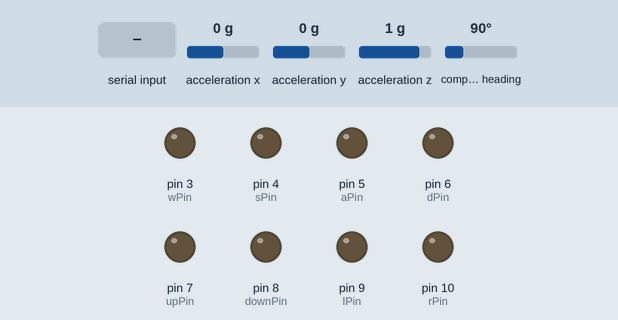
This sketch was run on a simulated Arduino Uno, built with avr-gcc and run on an emulated ATmega328P. Shown: output pins drawn as LEDs (lit = HIGH). The test bench sets the inputs (shaded band); at power-on: acceleration x 0 g, acceleration y 0 g, acceleration z 1 g, compass heading 90°. What the sketch prints to the serial monitor is not drawn.

Above: at 2.2 s.
2.3 s: "w" received over Serial
At 2.6 s:
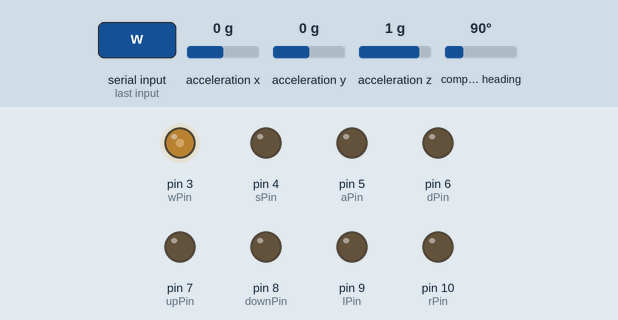
3.8 s: byte 101 ('e') received over Serial
At 4.8 s:
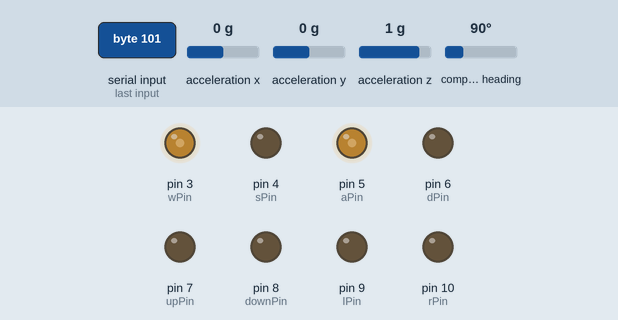
5.3 s: "c" received over Serial
At 5.9 s:
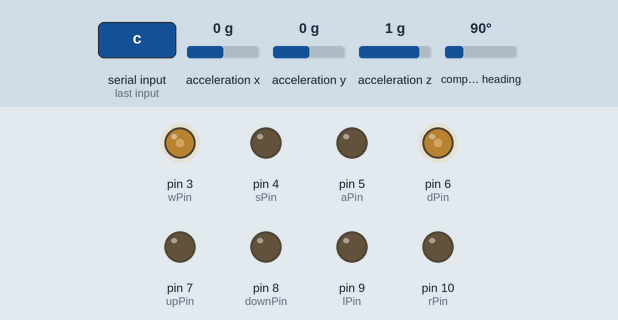
6.8 s: "a" received over Serial
At 8.0 s:
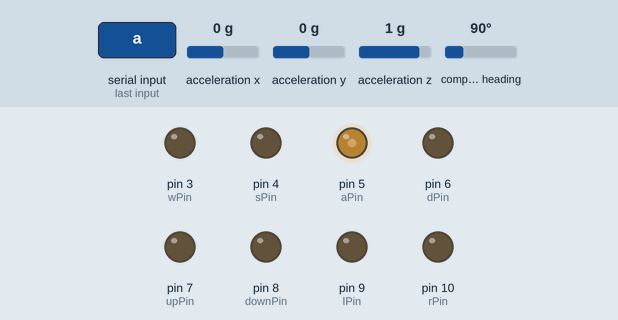
8.3 s: "d" received over Serial
At 9.5 s:
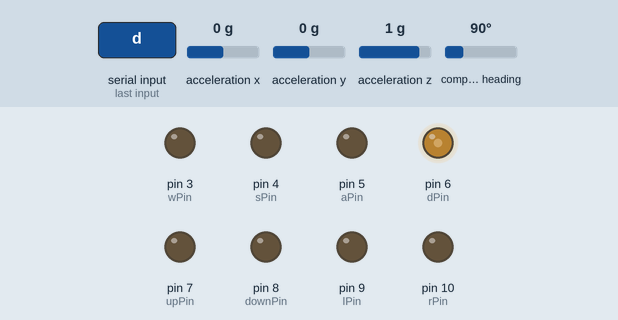
9.8 s: "l" received over Serial
At 10.7 s:
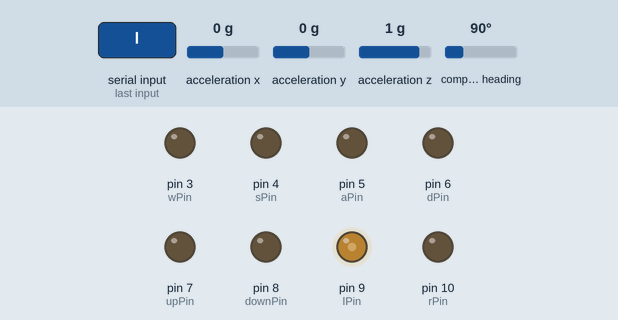
Timing chart, 0 to 12.3 s (numbered marks = the images above; inputs shaded):
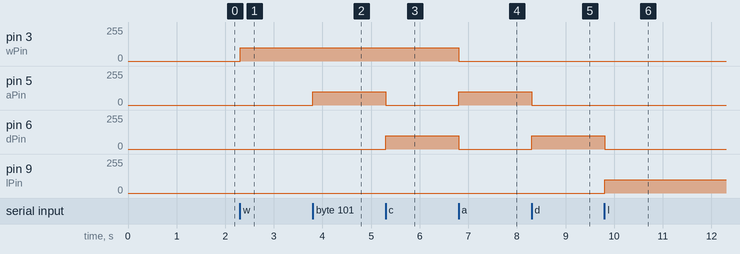

The sketch:

arduino_2_together_vibration_20241204_2.ino
```cpp
#include <Wire.h>
#include <Adafruit_Sensor.h>
#include <Adafruit_BNO055.h>
#include <utility/imumaths.h>

// Initialize two IMUs with different I2C addresses
Adafruit_BNO055 imu1 = Adafruit_BNO055(55, 0x28); // IMU1 address 0x28
Adafruit_BNO055 imu2 = Adafruit_BNO055(56, 0x29); // IMU2 address 0x29

const int wPin = 3;
const int sPin = 4;
const int aPin = 5;
const int dPin = 6;

const int upPin = 7;
const int downPin = 8;
const int lPin = 9;
const int rPin = 10;

unsigned long previousMillis = 0; // Last switch time
const unsigned long interval = 500; // Vibration switch interval (milliseconds)
int currentPin = wPin; // Currently vibrating pin
bool vibrationActive = false; // Vibration active flag

// Define state machine states
enum State { IDLE, CLOCKWISE, COUNTERCLOCKWISE };
State currentState = IDLE; // Initialize to IDLE state

void setup(void)
{
  Serial.begin(115200); // Set serial baud rate to 115200
  while (!Serial);
  Serial.println("Initializing dual IMU posture sensors...");

  // Initialize IMU1
  if (!imu1.begin())
  {
    Serial.println("Unable to initialize IMU1! Check connections and I2C address.");
    while (1);
  }

  // Initialize IMU2
  if (!imu2.begin())
  {
    Serial.println("Unable to initialize IMU2! Check connections and I2C address.");
    while (1);
  }

  delay(1000);

  // Use external crystal for better accuracy
  imu1.setExtCrystalUse(true);
  imu2.setExtCrystalUse(true);

  Serial.println("Starting to output posture data...");
  pinMode(wPin, OUTPUT);
  pinMode(sPin, OUTPUT);
  pinMode(aPin, OUTPUT);
  pinMode(dPin, OUTPUT);

  pinMode(upPin, OUTPUT);
  pinMode(downPin, OUTPUT);
  pinMode(lPin, OUTPUT);
  pinMode(rPin, OUTPUT);
}

void loop(void)
{
  // Get sensor events from IMU1 and IMU2
  sensors_event_t event1;
  imu1.getEvent(&event1);
  sensors_event_t event2;
  imu2.getEvent(&event2);

  // Extract and print Euler angles
  float yaw1 = event1.orientation.x;
  float pitch1 = event1.orientation.y;
  float roll1 = event1.orientation.z;
  float yaw2 = event2.orientation.x;
  float pitch2 = event2.orientation.y;
  float roll2 = event2.orientation.z;

  Serial.print(yaw1, 4);
  Serial.print(",");
  Serial.print(pitch1, 4);
  Serial.print(",");
  Serial.print(roll1, 4);
  Serial.print(",");
  Serial.print(yaw2, 4);
  Serial.print(",");
  Serial.print(pitch2, 4);
  Serial.print(",");
  Serial.println(roll2, 4);

  if (Serial.available() > 0)
  {
    char command = Serial.read(); // Read a character as a command
    switch (command)
    {
      case 'w':
      case 's':
      case 'a':
      case 'd':
      case 'u':
      case 'x':
      case 'l':
      case 'r':
      case 'n':
        deactivateAllVibrators(); // Stop all vibrators when executing other commands
        vibrationActive = false;
        currentState = IDLE; // Switch to IDLE state
        executeSingleVibration(command); // Activate single vibrator based on command
        break;

      case 'c': // Clockwise rotation vibration
        if (currentState != CLOCKWISE) // Switch only if not already in CLOCKWISE state
        {
          deactivateAllVibrators(); // Reset current vibration
          vibrationActive = true;
          currentState = CLOCKWISE; // Switch to CLOCKWISE state
          currentPin = wPin; // Reset currentPin to start position
        }
        break;

      case 'e': // Counterclockwise rotation vibration
        if (currentState != COUNTERCLOCKWISE) // Switch only if not already in COUNTERCLOCKWISE state
        {
          deactivateAllVibrators(); // Reset current vibration
          vibrationActive = true;
          currentState = COUNTERCLOCKWISE; // Switch to COUNTERCLOCKWISE state
          currentPin = wPin; // Reset currentPin to start position
        }
        break;
    }
  }

  // Execute vibration logic based on current state
  switch (currentState)
  {
    case CLOCKWISE:
      rotateClockwise();
      break;

    case COUNTERCLOCKWISE:
      rotateCounterclockwise();
      break;

    case IDLE:
    default:
      // Do nothing in IDLE state
      break;
  }
}

// Activate single vibrator
void executeSingleVibration(char command)
{
  switch (command)
  {
    case 'w':
      activateVibrator(wPin, true);
      break;
    case 's':
      activateVibrator(sPin, true);
      break;
    case 'a':
      activateVibrator(aPin, true);
      break;
    case 'd':
      activateVibrator(dPin, true);
      break;
    case 'u':
      activateVibrator(upPin, true);
      break;
    case 'x':
      activateVibrator(downPin, true);
      break;
    case 'l':
      activateVibrator(lPin, true);
      break;
    case 'r':
      activateVibrator(rPin, true);
      break;
    case 'n':
      deactivateAllVibrators();
      vibrationActive = false;
      break;
  }
}

// Clockwise vibration function
void rotateClockwise()
{
    analogWrite(wPin, 100);
    analogWrite(dPin, 100);
}

// Counterclockwise vibration function
void rotateCounterclockwise()
{

    analogWrite(wPin, 100);
    analogWrite(aPin, 100);

}

// Activate single vibrator
void activateVibrator(int pin, bool state)
{
  analogWrite(pin, state ? 100 : 0); // PWM signal
}

// Stop all vibrators
void deactivateAllVibrators()
{
  analogWrite(wPin, 0);
  analogWrite(sPin, 0);
  analogWrite(aPin, 0);
  analogWrite(dPin, 0);

  analogWrite(upPin, 0);
  analogWrite(downPin, 0);
  analogWrite(lPin, 0);
  analogWrite(rPin, 0);
}
```

Measured:
- after the input at 2.3 s, pin 3 (wPin): 0/255 → 100/255 at once
- after the input at 3.8 s, pin 5 (aPin): 0/255 → 100/255 at once
- after the input at 5.3 s, pin 5 (aPin): 100/255 → 0/255 at once; pin 6 (dPin): 0/255 → 100/255 at once
- after the input at 6.8 s, pin 3 (wPin), pin 6 (dPin): 100/255 → 0/255 at once; pin 5 (aPin): 0/255 → 100/255 at once
- after the input at 8.3 s, pin 5 (aPin): 100/255 → 0/255 at once; pin 6 (dPin): 0/255 → 100/255 at once
- after the input at 9.8 s, pin 6 (dPin): 100/255 → 0/255 at once; pin 9 (lPin): 0/255 → 100/255 at once
